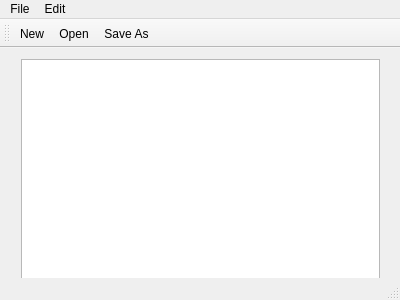
<?xml version="1.0" encoding="UTF-8"?>
<ui version="4.0">
 <class>MainWindow</class>
 <widget class="QMainWindow" name="MainWindow">
  <property name="geometry">
   <rect>
    <x>0</x>
    <y>0</y>
    <width>400</width>
    <height>300</height>
   </rect>
  </property>
  <property name="windowTitle">
   <string>MainWindow</string>
  </property>
  <widget class="QWidget" name="centralWidget">
   <widget class="QWidget" name="verticalLayoutWidget">
    <property name="geometry">
     <rect>
      <x>10</x>
      <y>0</y>
      <width>381</width>
      <height>251</height>
     </rect>
    </property>
    <layout class="QVBoxLayout" name="verticalLayout">
     <item>
      <widget class="QTextEdit" name="textEdit"/>
     </item>
    </layout>
   </widget>
  </widget>
  <widget class="QMenuBar" name="menuBar">
   <property name="geometry">
    <rect>
     <x>0</x>
     <y>0</y>
     <width>400</width>
     <height>22</height>
    </rect>
   </property>
   <widget class="QMenu" name="menuFile">
    <property name="title">
     <string>File</string>
    </property>
    <addaction name="actionNew"/>
    <addaction name="actionOpen"/>
    <addaction name="actionSave_As"/>
    <addaction name="actionPrint"/>
    <addaction name="actionExit"/>
   </widget>
   <widget class="QMenu" name="menuEdit">
    <property name="title">
     <string>Edit</string>
    </property>
    <addaction name="actionCopy"/>
    <addaction name="actionPaste"/>
    <addaction name="actionCut"/>
    <addaction name="actionUndo"/>
    <addaction name="actionRedo"/>
   </widget>
   <addaction name="menuFile"/>
   <addaction name="menuEdit"/>
  </widget>
  <widget class="QToolBar" name="mainToolBar">
   <attribute name="toolBarArea">
    <enum>TopToolBarArea</enum>
   </attribute>
   <attribute name="toolBarBreak">
    <bool>false</bool>
   </attribute>
   <addaction name="actionNew"/>
   <addaction name="actionOpen"/>
   <addaction name="actionSave_As"/>
  </widget>
  <widget class="QStatusBar" name="statusBar"/>
  <action name="actionNew">
   <property name="icon">
    <iconset resource="resources.qrc">
     <normaloff>:/imgs/Icons/New.bmp</normaloff>:/imgs/Icons/New.bmp</iconset>
   </property>
   <property name="text">
    <string>New</string>
   </property>
  </action>
  <action name="actionOpen">
   <property name="icon">
    <iconset resource="resources.qrc">
     <normaloff>:/imgs/Icons/Open.bmp</normaloff>:/imgs/Icons/Open.bmp</iconset>
   </property>
   <property name="text">
    <string>Open</string>
   </property>
  </action>
  <action name="actionSave_As">
   <property name="icon">
    <iconset resource="resources.qrc">
     <normaloff>:/imgs/Icons/Save.bmp</normaloff>:/imgs/Icons/Save.bmp</iconset>
   </property>
   <property name="text">
    <string>Save As</string>
   </property>
  </action>
  <action name="actionPrint">
   <property name="text">
    <string>Print</string>
   </property>
  </action>
  <action name="actionExit">
   <property name="text">
    <string>Exit</string>
   </property>
  </action>
  <action name="actionCopy">
   <property name="text">
    <string>Copy</string>
   </property>
  </action>
  <action name="actionPaste">
   <property name="text">
    <string>Paste</string>
   </property>
  </action>
  <action name="actionCut">
   <property name="text">
    <string>Cut</string>
   </property>
  </action>
  <action name="actionUndo">
   <property name="text">
    <string>Undo</string>
   </property>
  </action>
  <action name="actionRedo">
   <property name="text">
    <string>Redo</string>
   </property>
  </action>
 </widget>
 <layoutdefault spacing="6" margin="11"/>
 <resources>
  <include location="resources.qrc"/>
 </resources>
 <connections/>
</ui>
